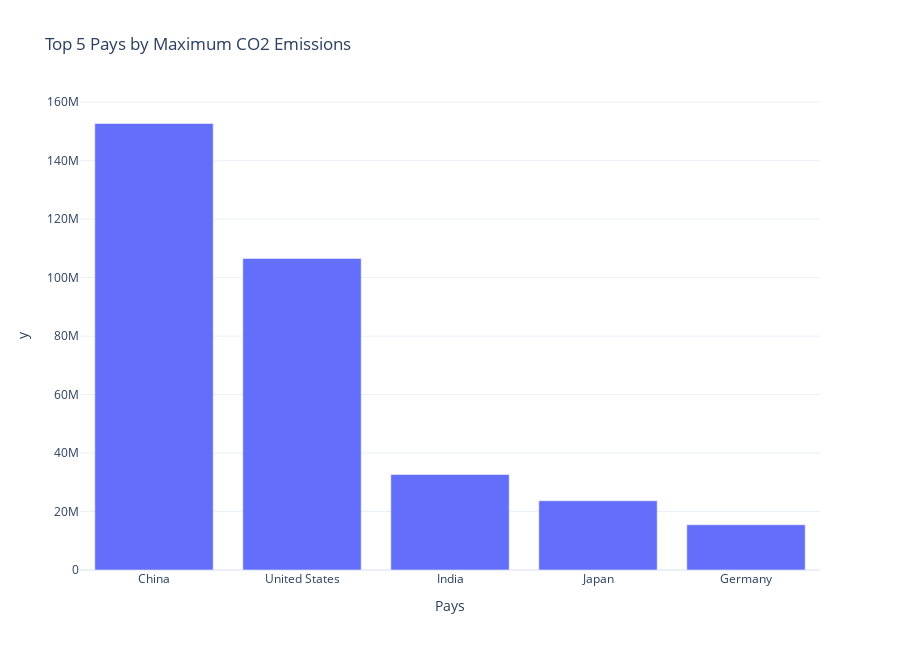

Here is the notebook cell this chart was saved with:
### Code cell
import plotly.express as px

# Create a bar plot using Plotly Express
fig = px.bar(
    top_emitters,  # DataFrame containing the data
    x=top_emitters.index,  # x-values: 'Country' categories
    y=top_emitters.values,  # y-values: maximum 'CO2' emissions
    title='Top 5 Pays by Maximum CO2 Emissions',  
    labels={'Pays': 'Pays', 'CO2': 'CO2 Emissions'},  
    template='plotly_white' 
)

# Set the height of the plot
fig.update_layout(height=650)

# Display the plot
fig.show()

### Figure 1 — Plotly figure (JSON) as saved in the notebook; plotly's stock layout.template omitted (floating-point values rounded to 4 significant figures)
{"data": [{"alignmentgroup": "True", "hovertemplate": "Pays=%{x}<br>y=%{y}<extra></extra>", "legendgroup": "", "marker": {"color": "#636efa", "pattern": {"shape": ""}}, "name": "", "offsetgroup": "", "orientation": "v", "showlegend": false, "textposition": "auto", "type": "bar", "x": ["China", "United States", "India", "Japan", "Germany"], "xaxis": "x", "y": [152700000.0, 106600000.0, 32680000.0, 23670000.0, 15470000.0], "yaxis": "y"}], "layout": {"barmode": "relative", "height": 650, "legend": {"tracegroupgap": 0}, "title": {"text": "Top 5 Pays by Maximum CO2 Emissions"}, "xaxis": {"anchor": "y", "domain": [0, 1], "title": {"text": "Pays"}}, "yaxis": {"anchor": "x", "domain": [0, 1], "title": {"text": "y"}}}}
